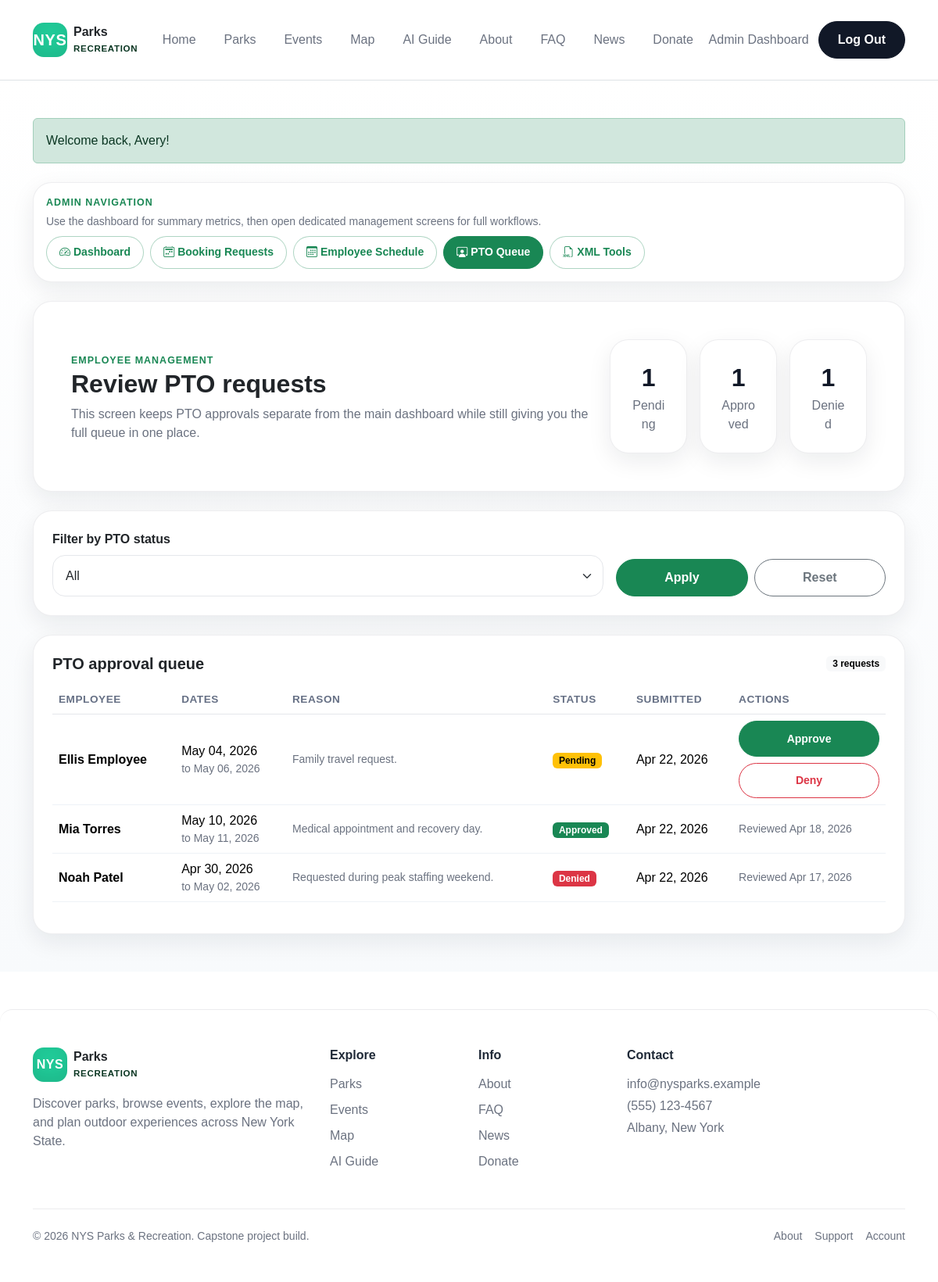
/admin-pto.php (signed in), run on the app's committed database.
### tables this page shows
CREATE TABLE PTO_Requests (
    pto_id INT AUTO_INCREMENT PRIMARY KEY,
    employee_id INT NOT NULL,
    start_date DATE NOT NULL,
    end_date DATE NOT NULL,
    reason TEXT NULL,
    pto_status ENUM('pending', 'approved', 'denied') NOT NULL DEFAULT 'pending',
    reviewed_by INT NULL,
    decision_date DATETIME NULL,
    created_at DATETIME NOT NULL DEFAULT CURRENT_TIMESTAMP,
    CONSTRAINT fk_pto_employee FOREIGN KEY (employee_id) REFERENCES Users(user_id)
        ON DELETE CASCADE ON UPDATE CASCADE,
    CONSTRAINT fk_pto_reviewed_by FOREIGN KEY (reviewed_by) REFERENCES Users(user_id)
        ON DELETE SET NULL ON UPDATE CASCADE,
    CONSTRAINT chk_pto_dates CHECK (start_date <= end_date)
);

### includes/auth.php (called while the page is built, shortened)
<?php
require_once __DIR__ . '/db.php';
function getFlashMessage(): ?array
{
    $message = $_SESSION['flash_message'];
    return $message;
}

### includes/helpers.php (called while the page is built, shortened)
<?php
require_once __DIR__ . '/db.php';
function e(string $value): string
{
    return htmlspecialchars($value, ENT_QUOTES, 'UTF-8');
}
function getAdminPtoRequests(): array
{
    $db = getDbConnection();
    $requests = [];
    if ($db && tableExists($db, 'PTO_Requests') && tableExists($db, 'Users')) {
        $hasDecisionDate = tableHasColumn($db, 'PTO_Requests', 'decision_date');
        $sql = "SELECT pto.pto_id,
                       pto.employee_id,
                       CONCAT(u.first_name, ' ', u.last_name) AS employee_name,
                       pto.start_date,
                       pto.end_date,
                       pto.reason,
                       pto.pto_status,
                       pto.created_at,
                       " . ($hasDecisionDate ? "pto.decision_date" : "NULL AS decision_date") . "
                FROM PTO_Requests pto
                INNER JOIN Users u ON pto.employee_id = u.user_id
                ORDER BY pto.created_at DESC";
        $result = $db->query($sql);
        if ($result && $result->num_rows > 0) {
            while ($row = $result->fetch_assoc()) {
                $requests[] = $row;
            }
        }
    }
    usort($requests, function ($a, $b) {
        return strtotime($b['created_at'] ?? '') <=> strtotime($a['created_at'] ?? '');
    });
    return $requests;
}
function getPtoStatusBadgeClass(string $status): string
{
    return match (strtolower($status)) {
        'approved' => 'success',
        'denied' => 'danger',
        default => 'warning',
    };
}

### includes/db.php (called while the page is built, shortened)
<?php
function tableExists(mysqli $db, string $tableName): bool
{
    $safeTable = $db->real_escape_string($tableName);
    $sql = "SHOW TABLES LIKE '{$safeTable}'";
    $result = $db->query($sql);
    return $result && $result->num_rows > 0;
}
function tableHasColumn(mysqli $db, string $tableName, string $columnName): bool
{
    $safeTable = $db->real_escape_string($tableName);
    $safeColumn = $db->real_escape_string($columnName);
    $sql = "SHOW COLUMNS FROM `{$safeTable}` LIKE '{$safeColumn}'";
    $result = $db->query($sql);
    return $result && $result->num_rows > 0;
}

### admin-pto.php (the view, shortened to what this page needs)
<?php
require_once __DIR__ . '/includes/auth.php';
require_once __DIR__ . '/includes/helpers.php';
$flash = getFlashMessage();
$ptoRequests = getAdminPtoRequests();
$statusFilter = strtolower(trim((string) ($_GET['status'] ?? 'all')));
$allowedStatuses = ['all', 'pending', 'approved', 'denied'];
$filteredRequests = array_values(array_filter($ptoRequests, function ($request) use ($statusFilter) {
    $status = strtolower($request['pto_status'] ?? 'pending');
    return $statusFilter === 'all' || $status === $statusFilter;
}));
$pendingCount = count(array_filter($ptoRequests, fn($item) => strtolower($item['pto_status'] ?? '') === 'pending'));
$approvedCount = count(array_filter($ptoRequests, fn($item) => strtolower($item['pto_status'] ?? '') === 'approved'));
$deniedCount = count(array_filter($ptoRequests, fn($item) => strtolower($item['pto_status'] ?? '') === 'denied'));
require_once __DIR__ . '/includes/header.php';
require_once __DIR__ . '/includes/navbar.php';
?>
<main class="admin-portal-page py-5">
    <div class="container">
        <?php if ($flash): ?>
            <div class="alert alert-<?php echo e($flash['type']); ?> mb-4"><?php echo e($flash['message']); ?></div>
        <?php endif; ?>
        <?php require __DIR__ . '/includes/admin-nav.php'; ?>
        <section class="card border-0 shadow-sm mb-4">
            <div class="card-body p-4 p-lg-5">
                <div class="row g-3 align-items-center">
                    <div class="col-lg-8">
                        <span class="section-kicker">Employee management</span>
                        <h1 class="h2 fw-bold mb-2">Review PTO requests</h1>
                        <p class="text-muted mb-0">This screen keeps PTO approvals separate from the main dashboard while still giving you the full queue in one place.</p>
                    </div>
                    <div class="col-lg-4">
                        <div class="row g-3">
                            <div class="col-4"><div class="mini-stat-card text-center"><div class="mini-stat-number"><?php echo e((string) $pendingCount); ?></div><div class="mini-stat-label">Pending</div></div></div>
                            <div class="col-4"><div class="mini-stat-card text-center"><div class="mini-stat-number"><?php echo e((string) $approvedCount); ?></div><div class="mini-stat-label">Approved</div></div></div>
                            <div class="col-4"><div class="mini-stat-card text-center"><div class="mini-stat-number"><?php echo e((string) $deniedCount); ?></div><div class="mini-stat-label">Denied</div></div></div>
                        </div>
                    </div>
                </div>
            </div>
        </section>
        <section class="card border-0 shadow-sm mb-4">
            <div class="card-body p-4">
                <form method="get" class="row g-3 align-items-end">
                    <div class="col-md-8">
                        <label for="status" class="form-label fw-semibold">Filter by PTO status</label>
                        <select class="form-select" id="status" name="status">
                            <?php foreach ($allowedStatuses as $statusOption): ?>
                                <option value="<?php echo e($statusOption); ?>" <?php echo $statusFilter === $statusOption ? 'selected' : ''; ?>><?php echo e(ucfirst($statusOption)); ?></option>
                            <?php endforeach; ?>
                        </select>
                    </div>
                    <div class="col-md-4 d-flex gap-2">
                        <button type="submit" class="btn btn-success w-100">Apply</button>
                        <a href="admin-pto.php" class="btn btn-outline-secondary w-100">Reset</a>
                    </div>
                </form>
            </div>
        </section>
        <section class="card border-0 shadow-sm">
            <div class="card-body p-4">
                <div class="d-flex justify-content-between align-items-center mb-3">
                    <h2 class="h5 fw-bold mb-0">PTO approval queue</h2>
                    <span class="badge text-bg-light"><?php echo e((string) count($filteredRequests)); ?> request<?php echo count($filteredRequests) === 1 ? '' : 's'; ?></span>
                </div>
                <?php if (empty($filteredRequests)): ?>
                    <div class="alert alert-light border mb-0">No PTO requests match the current filter.</div>
                <?php else: ?>
                    <div class="table-responsive">
                        <table class="table align-middle admin-data-table">
                            <thead>
                                <tr>
                                    <th>Employee</th>
                                    <th>Dates</th>
                                    <th>Reason</th>
                                    <th>Status</th>
                                    <th>Submitted</th>
                                    <th>Actions</th>
                                </tr>
                            </thead>
                            <tbody>
                                <?php foreach ($filteredRequests as $request): ?>
                                    <?php $status = strtolower($request['pto_status'] ?? 'pending'); ?>
                                    <tr>
                                        <td class="fw-semibold"><?php echo e($request['employee_name'] ?? 'Employee'); ?></td>
                                        <td>
                                            <div><?php echo e(date('M d, Y', strtotime($request['start_date']))); ?></div>
                                            <div class="small text-muted">to <?php echo e(date('M d, Y', strtotime($request['end_date']))); ?></div>
                                        </td>
                                        <td class="small text-muted"><?php echo e($request['reason'] ?? 'No reason provided.'); ?></td>
                                        <td><span class="badge text-bg-<?php echo e(getPtoStatusBadgeClass($status)); ?>"><?php echo e(ucfirst($status)); ?></span></td>
                                        <td><?php echo e(date('M d, Y', strtotime($request['created_at'] ?? 'now'))); ?></td>
                                        <td>
                                            <?php if ($status === 'pending'): ?>
                                                <div class="d-flex flex-column gap-2">
                                                    <form method="post">
                                                        <button type="submit" class="btn btn-sm btn-success w-100">Approve</button>
                                                    </form>
                                                    <form method="post">
                                                        <button type="submit" class="btn btn-sm btn-outline-danger w-100">Deny</button>
                                                    </form>
                                                </div>
                                            <?php else: ?>
                                                <div class="small text-muted">Reviewed <?php echo e(!empty($request['decision_date']) ? date('M d, Y', strtotime($request['decision_date'])) : 'previously'); ?></div>
                                            <?php endif; ?>
                                        </td>
                                    </tr>
                                <?php endforeach; ?>
                            </tbody>
                        </table>
                    </div>
                <?php endif; ?>
            </div>
        </section>
    </div>
</main>
<?php require_once __DIR__ . '/includes/footer.php'; ?>

### assets/css/style.css (style rules this page uses)
:root { --park-green: #198754; --park-green-dark: #0f5132; --park-mint: #dff4ea; --park-soft: #f5fbf7; --park-text: #1f2937; }
body { font-family: "Inter", system-ui, -apple-system, BlinkMacSystemFont, "Segoe UI", sans-serif; color: var(--park-text); background-color: #ffffff; }
.parks-filter-card, .mini-stat-card, .map-teaser-card, .quick-view-stat { border-radius: 1.25rem; }
.mini-stat-card { background: #ffffff; border: 1px solid #e5e7eb; padding: 1.5rem; box-shadow: 0 8px 24px rgba(15, 23, 42, 0.05); }
.mini-stat-number { font-size: 2rem; font-weight: 800; color: var(--park-green); }
.mini-stat-label { color: #667085; font-weight: 500; }
.admin-portal-page { background: linear-gradient(180deg, #f5fbf7 0%, #ffffff 100%); }
.admin-analytics-card, .admin-list-card, .chart-shell, .admin-data-table { border-radius: 1.25rem; }
.admin-data-table th { font-size: 0.85rem; text-transform: uppercase; letter-spacing: 0.04em; color: #667085; }
.admin-data-table td { vertical-align: middle; }
.section-kicker { letter-spacing: 0.08em; text-transform: uppercase; font-size: 0.75rem; font-weight: 700; color: var(--bs-success); }
.card, .hero-overlay-card, .dashboard-stat-card, .chart-shell { border-radius: 1rem; }
:root { --park-green: #198754; --park-green-dark: #146c43; --park-green-soft: #eef8f2; --park-ink: #1f2937; --park-muted: #6b7280; --park-border: #e5e7eb; --park-surface: #ffffff; --park-surface-alt: #f8fafc; --park-accent: #5eead4; --park-shadow: 0 10px 30px rgba(15, 23, 42, 0.08); --park-shadow-lg: 0 24px 50px rgba(15, 23, 42, 0.14); }
html { scroll-behavior: smooth; }
body { margin: 0; font-family: Arial, Helvetica, sans-serif; color: var(--park-ink); background-color: #ffffff; }
a { transition: all 0.2s ease; }
.text-muted { color: var(--park-muted) !important; }
.btn { border-radius: 999px; font-weight: 600; padding: 0.7rem 1.2rem; }
.btn-success { background-color: var(--park-green); border-color: var(--park-green); }
.form-control, .form-select, .input-group-text, textarea.form-control { border-radius: 16px; border-color: var(--park-border); min-height: 52px; padding: 0.85rem 1rem; }
.card, .park-card, .event-home-card, .event-directory-card, .news-card, .news-info-card, .news-highlight-card, .news-cta-card, .about-highlight-card, .role-card, .about-callout-card, .about-visual-card, .impact-card, .faq-info-card, .faq-filter-card, .faq-contact-card, .portal-side-card, .client-list-card, .dashboard-stat-card, .admin-analytics-card, .admin-list-card, .auth-card, .employee-summary-card, .admin-subnav, .chart-shell, .map-result-item, .quick-view-stat, .mini-stat-card, .parks-filter-card, .events-filter-card, .ai-chat-shell, .ai-guide-side-card, .donate-summary-card, .donate-form-card, .form-shell-card { border-radius: 24px !important; border: 1px solid rgba(15, 23, 42, 0.07) !important; box-shadow: var(--park-shadow) !important; }
.section-label, .section-kicker { color: var(--park-green); font-size: 0.78rem; font-weight: 700; letter-spacing: 0.08em; text-transform: uppercase; }
.auth-page, .account-page, .client-portal-page, .admin-portal-page, .employee-portal-page { background: linear-gradient(180deg, #ffffff 0%, #f8fafc 100%); }
.dashboard-stat-card, .mini-stat-card, .about-mini-stat, .quick-view-stat, .impact-list-item, .client-booking-card { background: #fff; }
.dashboard-stat-value, .mini-stat-number { color: #111827; }
.client-booking-meta-label, .mini-stat-label, .dashboard-stat-label { color: var(--park-muted); }
.table { --bs-table-bg: transparent; --bs-table-striped-bg: #f8fafc; }
.table thead th { border-bottom-width: 1px; border-color: var(--park-border); }
.table tbody td { border-color: #eef2f7; }

### data on the page
pto_requests: employee_name "Ellis Employee", start_date "May 04, 2026", end_date "May 06, 2026", reason "Family travel request.", pto_status "Pending", created_at "Apr 22, 2026"
pto_requests: employee_name "Mia Torres", start_date "May 10, 2026", end_date "May 11, 2026", reason "Medical appointment and recovery day.", pto_status "Approved", created_at "Apr 22, 2026", decision_date "Apr 18, 2026"
pto_requests: employee_name "Noah Patel", start_date "Apr 30, 2026", end_date "May 02, 2026", reason "Requested during peak staffing weekend.", pto_status "Denied", created_at "Apr 22, 2026", decision_date "Apr 17, 2026"

### other printed values
$item['label'] "Home"
$item['label'] "Parks"
$item['label'] "Events"
$item['label'] "Map"
$item['label'] "AI Guide"
$item['label'] "About"
$item['label'] "FAQ"
$item['label'] "News"
$item['label'] "Donate"
getRoleHomeLabel() "Admin Dashboard"
$flash['message'] "Welcome back, Avery!"
$pendingCount "1"
$approvedCount "1"
$deniedCount "1"
count($filteredRequests) "3"
